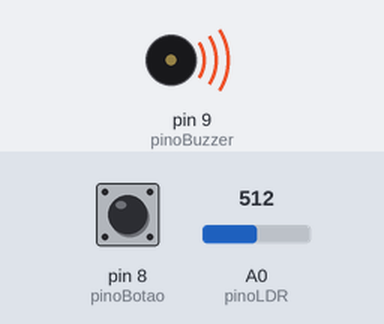
Simulated run of this sketch. Board: Arduino Uno, built with avr-gcc and run on an emulated ATmega328P. Parts: buzzer (waves = sounding). The test bench sets the inputs (shaded band); at power-on: pin 8 (pinoBotao) HIGH, A0 (pinoLDR) = 512.

Above: at 0.1 s.
Timing chart, 0 to 1.6 s (numbered marks = the images above):
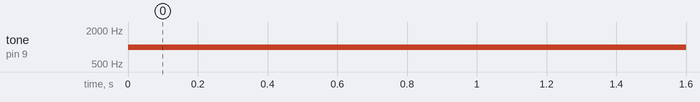

Measured:
- by itself, tone on pin 9 (pinoBuzzer): silent → 1000 Hz at 0.00 s

The sketch:

missao-impossivel.ino
```cpp
/*******************************************************************************
* RoboCore Kit Iniciante V8 - 14. Projeto Missão Impossível 2
* Aciona um alarme se algum objeto cruzar o feixe do diodo lazer.
*******************************************************************************/

// Declaração dos pinos dos componentes
const int pinoLDR = A0;
const int pinoBuzzer = 9;
const int pinoBotao = 8;

// Variáveis gerais
int leituraLDR = 0;
int leituraBotao;

void setup() {
  // Configura os pinos
  pinMode(pinoLDR, INPUT);
  pinMode(pinoBuzzer, OUTPUT);
  pinMode(pinoBotao, INPUT_PULLUP);
}

void loop() {
  // le o valor de tensão no pino do LDR
  leituraLDR = analogRead(pinoLDR);
  // le o estado do botao
  leituraBotao = digitalRead(pinoBotao);

  // Se existir um obstáculo
  if (leituraLDR <= 512) {
    tone(pinoBuzzer, 1000); // aciona o buzzer
  }
  else if (leituraBotao == LOW) { // senão e o botão estiver pressionado
    noTone(pinoBuzzer); // desliga o buzzer
  }

  delay(100); // aguarda 100 milissegundos para uma nova leitura
}
```
